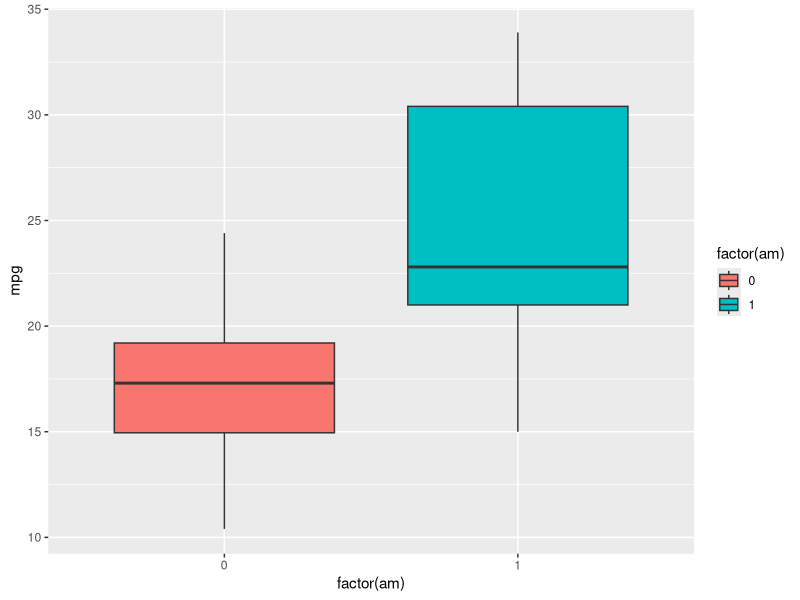
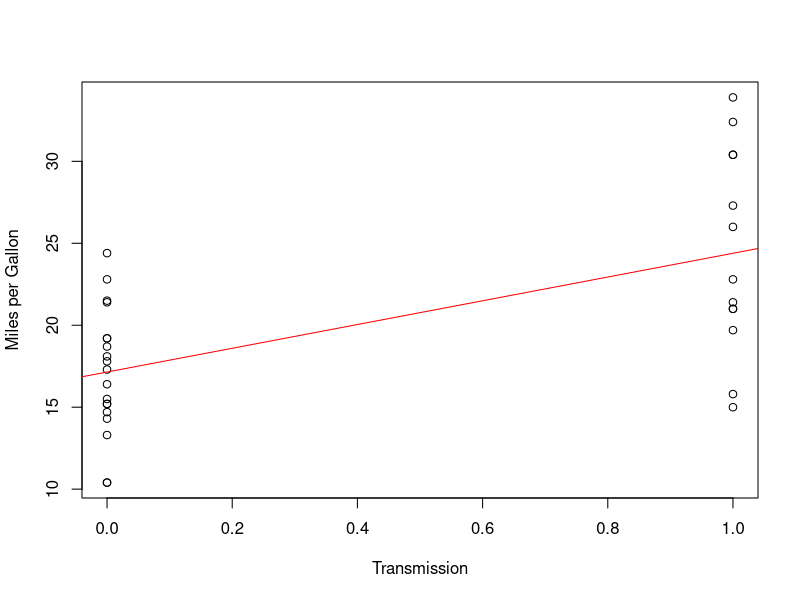
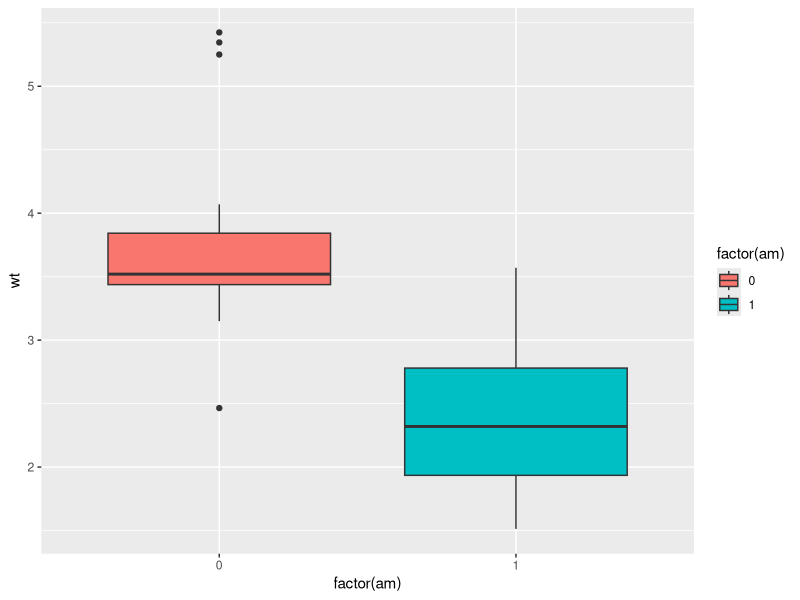
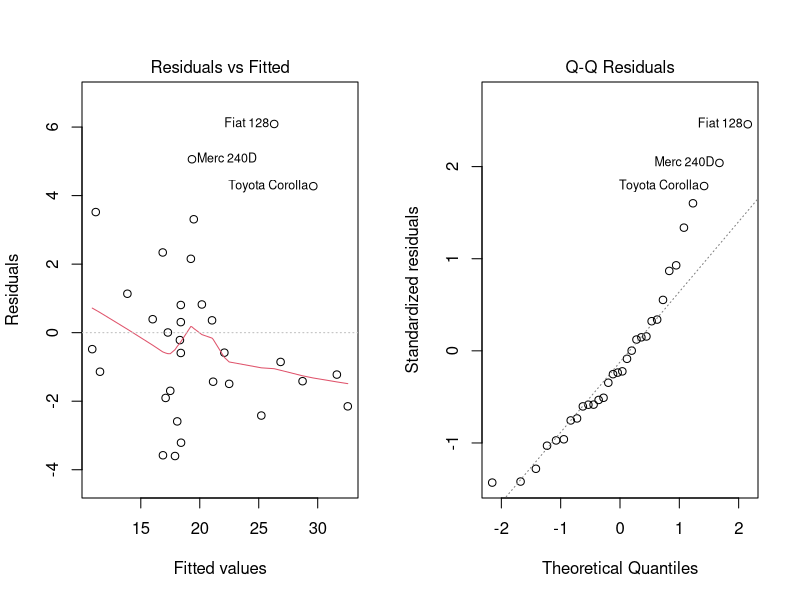
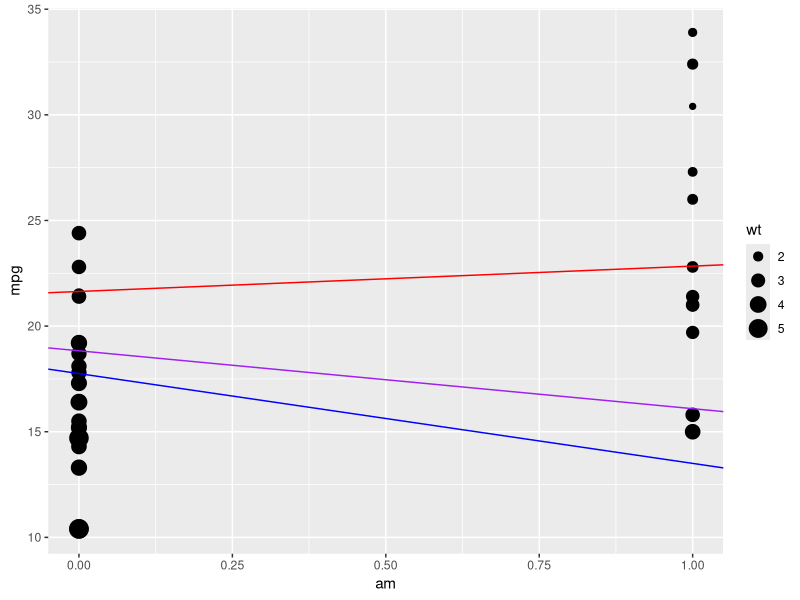
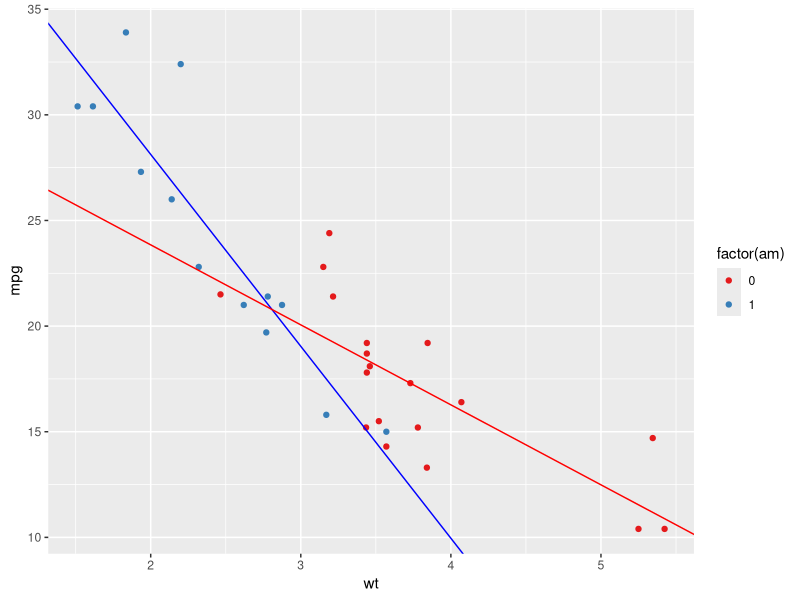

Reproduce these figures in R, in order.
## ---- chunk 1
knitr::opts_chunk$set(echo = FALSE, results = TRUE)
## ---- chunk 2

library(ggplot2)

ggplot(data = mtcars, aes(x=factor(am), y=mpg, fill = factor(am))) +
    geom_boxplot()
## ---- chunk 3
print(paste("The mean of mpg for automatic transmission is", round(mean(mtcars[mtcars$am==0,]$mpg),2)))

print(paste("The mean of mpg for manual transmission is", round(mean(mtcars[mtcars$am==1,]$mpg),2)))


## ---- chunk 4

fitam<-lm(data = mtcars, mpg~am)
print("mpg~am")
summary(fitam)$coefficients[,c(1,4)]


plot(mtcars$mpg~mtcars$am, xlab = "Transmission", ylab = "Miles per Gallon")
abline(fitam, col = "red")

## ---- chunk 5

print("mpg~.")
fitall<-lm(data = mtcars, mpg~.)
summary(fitall)$coefficients[,c(1,4)]

## ---- chunk 6


ggplot(data = mtcars, aes(x=factor(am), y=wt, fill = factor(am))) +
    geom_boxplot() 



print(paste("The mean of weight for automatic transmission is", round(mean(mtcars[mtcars$am==0,]$wt),2)))

print(paste("The mean of weight for manual transmission is", round(mean(mtcars[mtcars$am==1,]$wt),2)))


## ---- chunk 7

fitwt1<-lm(data = mtcars, mpg~wt+factor(am))
print("mpg~wt+am")
summary(fitwt1)$coefficients[,c(1,4)]

fitwt2<-lm(data = mtcars, mpg~wt*factor(am))
print("mpg~wt*am")
summary(fitwt2)$coefficients[,c(1,4)]

## ---- chunk 8

par(mfrow=c(1,2))
p1<-plot(fitwt2, which = c(1))
p2<-plot(fitwt2, which = c(2))



## ---- chunk 9
print("mpg = 31.42 - 3.79*wt + 14.88*am - 5.30*wt*am")
## ---- chunk 10
library(knitr)
df<-data.frame(c("2.58(Q1)","3.33(Q2)","3.61(Q3)"),c("21.64","18.83","17.75"),c("1.20","-2.74","-4.25"))
names(df)<-c("Weight","Intercept","Slope")

kable(df)

## ---- chunk 11

a1<-summary(fitwt2)$coef[1,1]
a2<-summary(fitwt2)$coef[2,1]
b1<-summary(fitwt2)$coef[1,1]+summary(fitwt2)$coef[3,1]
b2<-summary(fitwt2)$coef[2,1]+summary(fitwt2)$coef[4,1]
c1<-summary(fitwt2)$coef[1,1]
c2<-summary(fitwt2)$coef[2,1]
d1<-summary(fitwt2)$coef[1,1]+summary(fitwt2)$coef[3,1]
d2<-summary(fitwt2)$coef[2,1]+summary(fitwt2)$coef[4,1]

ggplot(data = mtcars, aes(x=am, y=mpg, size = wt)) +
  geom_point() +
  geom_abline(intercept = 21.64, slope = 1.2, color = 'red', show.legend = TRUE) +
  geom_abline(intercept = 17.75, slope = -4.25, color ='blue', show.legend = TRUE) +
  geom_abline(intercept = 18.83, slope = -2.74, color ='purple', show.legend = TRUE) +
  scale_colour_brewer(palette = "Set1")

## ---- chunk 12

ggplot(data = mtcars, aes(x=wt, y=mpg, color=factor(am))) +
  geom_point() +
  geom_abline(intercept = b1, slope = b2, color = 'blue') +
  geom_abline(intercept = a1, slope = a2, color ='red') +
  scale_colour_brewer(palette = "Set1") 

